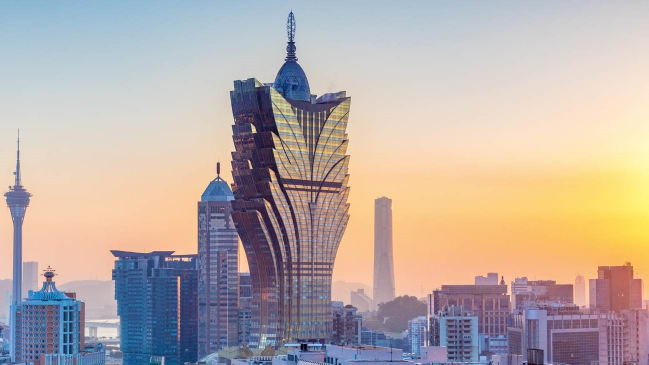
#> input picture City.jpg, 1298 x 729 px (shown at 1/2 size)
$ jupyter execute Seamless_Cloning.ipynb
#> lines starting #> are read from the running program, lines starting #| are printed output that depends on the picture
[cell 1]
import cv2 as cv
import numpy as np
import matplotlib.pyplot as plt

[cell 2]
im = cv.cvtColor(cv.imread('City.jpg'), cv.COLOR_BGR2RGB)
obj= cv.cvtColor(cv.imread('Eagle.jpg'), cv.COLOR_BGR2RGB)
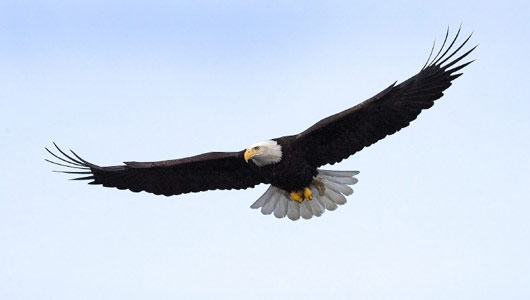
#> input picture Eagle.jpg, 530 x 300 px
obj = cv.resize(obj, (int(obj.shape[1]*2/3),int(obj.shape[0]*2/3)))
#> obj: shape (200, 353, 3)

[cell 3]
f = plt.figure()
f.add_subplot(1,2,1)
plt.imshow(im)
plt.title('Background Image')
f.add_subplot(1,2,2)
plt.imshow(obj)
plt.title('Object Image')
plt.show()
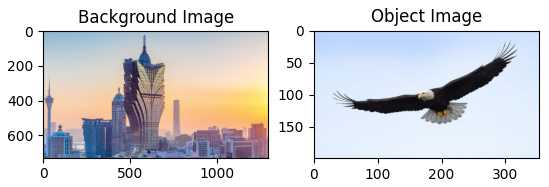
#> figure drawn by matplotlib, 2 panels

[cell 4]
mask = 255 * np.ones(obj.shape, obj.dtype)
width, height, _ = obj.shape
#> width = 200; height = 353
objLoc = (int(width*5), int(height/2))
#> objLoc = (1000, 176)
clonedImage = cv.seamlessClone(obj, im, mask, objLoc, cv.NORMAL_CLONE)
